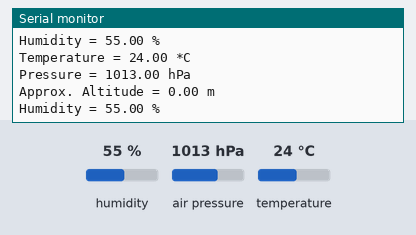
A sketch run on a simulated ESP32. On the bench: the last lines printed to the serial monitor. Inputs (shaded band) come from the test bench; at power-on: humidity 55 %, air pressure 1013 hPa, temperature 24 °C.

Above: at 1.2 s.
1.3 s: humidity set to 22 %
At 2.6 s:
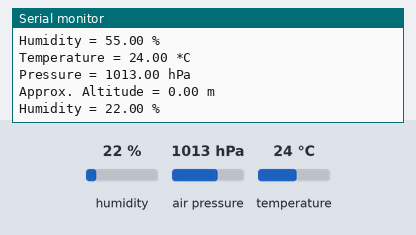
2.8 s: air pressure set to 952 hPa
At 4.0 s:
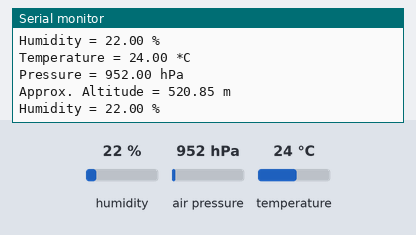

The sketch:

pres_temp_humid.ino
```cpp
#include <Wire.h>
#include <Adafruit_Sensor.h>
#include <Adafruit_BME280.h>
#define SEALEVELPRESSURE_HPA 1013

Adafruit_BME280 bme; // I2C

/*
 * BME280 ESP32
 * SCK (SCL Pin) GPIO 22
 * SDI (SDA pin) GPIO 21
 */


unsigned long delayTime = 1000;

void setup() {
  Serial.begin(9600);
  Serial.println("hello");
  Serial.println(F("BME280 test"));

  if (!bme.begin(0x76)) {
    Serial.println("Could not find a valid BME280 sensor, check wiring!");
    //while (1);
  }

  Serial.println("-- Default Test --");
  Serial.println();
}


void loop() {
  printValues();
  delay(delayTime);
}

void printValues() {
  Serial.print("Temperature = ");
  Serial.print(bme.readTemperature());
  Serial.println(" *C");

  Serial.print("Pressure = ");
  Serial.print(bme.readPressure() / 100.0F);
  Serial.println(" hPa");

  Serial.print("Approx. Altitude = ");
  Serial.print(bme.readAltitude(SEALEVELPRESSURE_HPA));
  Serial.println(" m");

  Serial.print("Humidity = ");
  Serial.print(bme.readHumidity());
  Serial.println(" %");

  Serial.println();
}
```

Measured:
- after the input at 1.3 s, the serial monitor: prints a new line after 0.82 s (image 1)
- after the input at 2.8 s, the serial monitor: prints a new line after 0.35 s (image 2)
